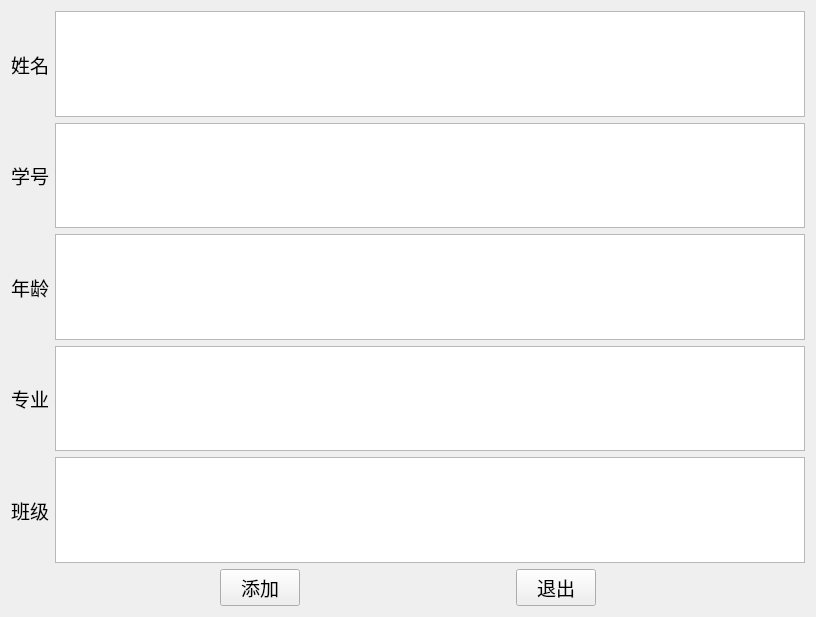
<?xml version="1.0" encoding="UTF-8"?>
<ui version="4.0">
 <class>Form_Add</class>
 <widget class="QWidget" name="Form_Add">
  <property name="geometry">
   <rect>
    <x>0</x>
    <y>0</y>
    <width>816</width>
    <height>617</height>
   </rect>
  </property>
  <property name="windowTitle">
   <string>添加学生信息</string>
  </property>
  <layout class="QVBoxLayout" name="verticalLayout">
   <item>
    <spacer name="verticalSpacer">
     <property name="orientation">
      <enum>Qt::Vertical</enum>
     </property>
     <property name="sizeHint" stdset="0">
      <size>
       <width>20</width>
       <height>40</height>
      </size>
     </property>
    </spacer>
   </item>
   <item>
    <layout class="QGridLayout" name="gridLayout">
     <item row="2" column="1">
      <widget class="QTextEdit" name="textEdit_Add_Age">
       <property name="font">
        <font>
         <family>等线</family>
         <pointsize>14</pointsize>
        </font>
       </property>
       <property name="tabChangesFocus">
        <bool>true</bool>
       </property>
      </widget>
     </item>
     <item row="2" column="0">
      <widget class="QLabel" name="label_Add_Age">
       <property name="font">
        <font>
         <family>等线</family>
         <pointsize>14</pointsize>
        </font>
       </property>
       <property name="text">
        <string>年龄</string>
       </property>
      </widget>
     </item>
     <item row="0" column="0">
      <widget class="QLabel" name="label_Add_Name">
       <property name="font">
        <font>
         <family>等线</family>
         <pointsize>14</pointsize>
        </font>
       </property>
       <property name="text">
        <string>姓名</string>
       </property>
      </widget>
     </item>
     <item row="3" column="1">
      <widget class="QTextEdit" name="textEdit_Add_Profession">
       <property name="font">
        <font>
         <family>等线</family>
         <pointsize>14</pointsize>
        </font>
       </property>
       <property name="tabChangesFocus">
        <bool>true</bool>
       </property>
      </widget>
     </item>
     <item row="3" column="0">
      <widget class="QLabel" name="label_Add_Profession">
       <property name="font">
        <font>
         <family>等线</family>
         <pointsize>14</pointsize>
        </font>
       </property>
       <property name="text">
        <string>专业</string>
       </property>
      </widget>
     </item>
     <item row="1" column="1">
      <widget class="QTextEdit" name="textEdit_Add_Number">
       <property name="font">
        <font>
         <family>等线</family>
         <pointsize>14</pointsize>
        </font>
       </property>
       <property name="tabletTracking">
        <bool>false</bool>
       </property>
       <property name="focusPolicy">
        <enum>Qt::StrongFocus</enum>
       </property>
       <property name="tabChangesFocus">
        <bool>true</bool>
       </property>
       <property name="html">
        <string>&lt;!DOCTYPE HTML PUBLIC &quot;-//W3C//DTD HTML 4.0//EN&quot; &quot;http://www.w3.org/TR/REC-html40/strict.dtd&quot;&gt;
&lt;html&gt;&lt;head&gt;&lt;meta name=&quot;qrichtext&quot; content=&quot;1&quot; /&gt;&lt;style type=&quot;text/css&quot;&gt;
p, li { white-space: pre-wrap; }
&lt;/style&gt;&lt;/head&gt;&lt;body style=&quot; font-family:'等线'; font-size:14pt; font-weight:400; font-style:normal;&quot;&gt;
&lt;p style=&quot;-qt-paragraph-type:empty; margin-top:0px; margin-bottom:0px; margin-left:0px; margin-right:0px; -qt-block-indent:0; text-indent:0px;&quot;&gt;&lt;br /&gt;&lt;/p&gt;
&lt;p style=&quot;-qt-paragraph-type:empty; margin-top:0px; margin-bottom:0px; margin-left:0px; margin-right:0px; -qt-block-indent:0; text-indent:0px;&quot;&gt;&lt;br /&gt;&lt;/p&gt;&lt;/body&gt;&lt;/html&gt;</string>
       </property>
      </widget>
     </item>
     <item row="1" column="0">
      <widget class="QLabel" name="label_Add_Number">
       <property name="font">
        <font>
         <family>等线</family>
         <pointsize>14</pointsize>
        </font>
       </property>
       <property name="text">
        <string>学号</string>
       </property>
      </widget>
     </item>
     <item row="4" column="0">
      <widget class="QLabel" name="label_Add_Class">
       <property name="font">
        <font>
         <family>等线</family>
         <pointsize>14</pointsize>
        </font>
       </property>
       <property name="text">
        <string>班级</string>
       </property>
      </widget>
     </item>
     <item row="4" column="1">
      <widget class="QTextEdit" name="textEdit_Add_Class">
       <property name="font">
        <font>
         <family>等线</family>
         <pointsize>14</pointsize>
        </font>
       </property>
       <property name="tabChangesFocus">
        <bool>true</bool>
       </property>
      </widget>
     </item>
     <item row="0" column="1">
      <widget class="QTextEdit" name="textEdit_Add_Name">
       <property name="font">
        <font>
         <family>等线</family>
         <pointsize>14</pointsize>
        </font>
       </property>
       <property name="tabletTracking">
        <bool>false</bool>
       </property>
       <property name="focusPolicy">
        <enum>Qt::StrongFocus</enum>
       </property>
       <property name="tabChangesFocus">
        <bool>true</bool>
       </property>
      </widget>
     </item>
    </layout>
   </item>
   <item>
    <layout class="QHBoxLayout" name="horizontalLayout">
     <item>
      <spacer name="horizontalSpacer_2">
       <property name="orientation">
        <enum>Qt::Horizontal</enum>
       </property>
       <property name="sizeHint" stdset="0">
        <size>
         <width>40</width>
         <height>20</height>
        </size>
       </property>
      </spacer>
     </item>
     <item>
      <widget class="QPushButton" name="pushButton_Add_Add">
       <property name="font">
        <font>
         <family>等线</family>
         <pointsize>14</pointsize>
        </font>
       </property>
       <property name="text">
        <string>添加</string>
       </property>
       <property name="shortcut">
        <string>Alt+A</string>
       </property>
      </widget>
     </item>
     <item>
      <spacer name="horizontalSpacer">
       <property name="orientation">
        <enum>Qt::Horizontal</enum>
       </property>
       <property name="sizeHint" stdset="0">
        <size>
         <width>40</width>
         <height>20</height>
        </size>
       </property>
      </spacer>
     </item>
     <item>
      <widget class="QPushButton" name="pushButton_Add_Exit">
       <property name="font">
        <font>
         <family>等线</family>
         <pointsize>14</pointsize>
        </font>
       </property>
       <property name="text">
        <string>退出</string>
       </property>
       <property name="shortcut">
        <string>Esc</string>
       </property>
      </widget>
     </item>
     <item>
      <spacer name="horizontalSpacer_3">
       <property name="orientation">
        <enum>Qt::Horizontal</enum>
       </property>
       <property name="sizeHint" stdset="0">
        <size>
         <width>40</width>
         <height>20</height>
        </size>
       </property>
      </spacer>
     </item>
    </layout>
   </item>
   <item>
    <spacer name="verticalSpacer_2">
     <property name="orientation">
      <enum>Qt::Vertical</enum>
     </property>
     <property name="sizeHint" stdset="0">
      <size>
       <width>20</width>
       <height>40</height>
      </size>
     </property>
    </spacer>
   </item>
  </layout>
 </widget>
 <tabstops>
  <tabstop>textEdit_Add_Name</tabstop>
  <tabstop>textEdit_Add_Number</tabstop>
  <tabstop>textEdit_Add_Age</tabstop>
  <tabstop>textEdit_Add_Profession</tabstop>
  <tabstop>textEdit_Add_Class</tabstop>
  <tabstop>pushButton_Add_Add</tabstop>
  <tabstop>pushButton_Add_Exit</tabstop>
 </tabstops>
 <resources/>
 <connections>
  <connection>
   <sender>pushButton_Add_Exit</sender>
   <signal>clicked()</signal>
   <receiver>Form_Add</receiver>
   <slot>close()</slot>
   <hints>
    <hint type="sourcelabel">
     <x>560</x>
     <y>576</y>
    </hint>
    <hint type="destinationlabel">
     <x>407</x>
     <y>308</y>
    </hint>
   </hints>
  </connection>
 </connections>
</ui>
